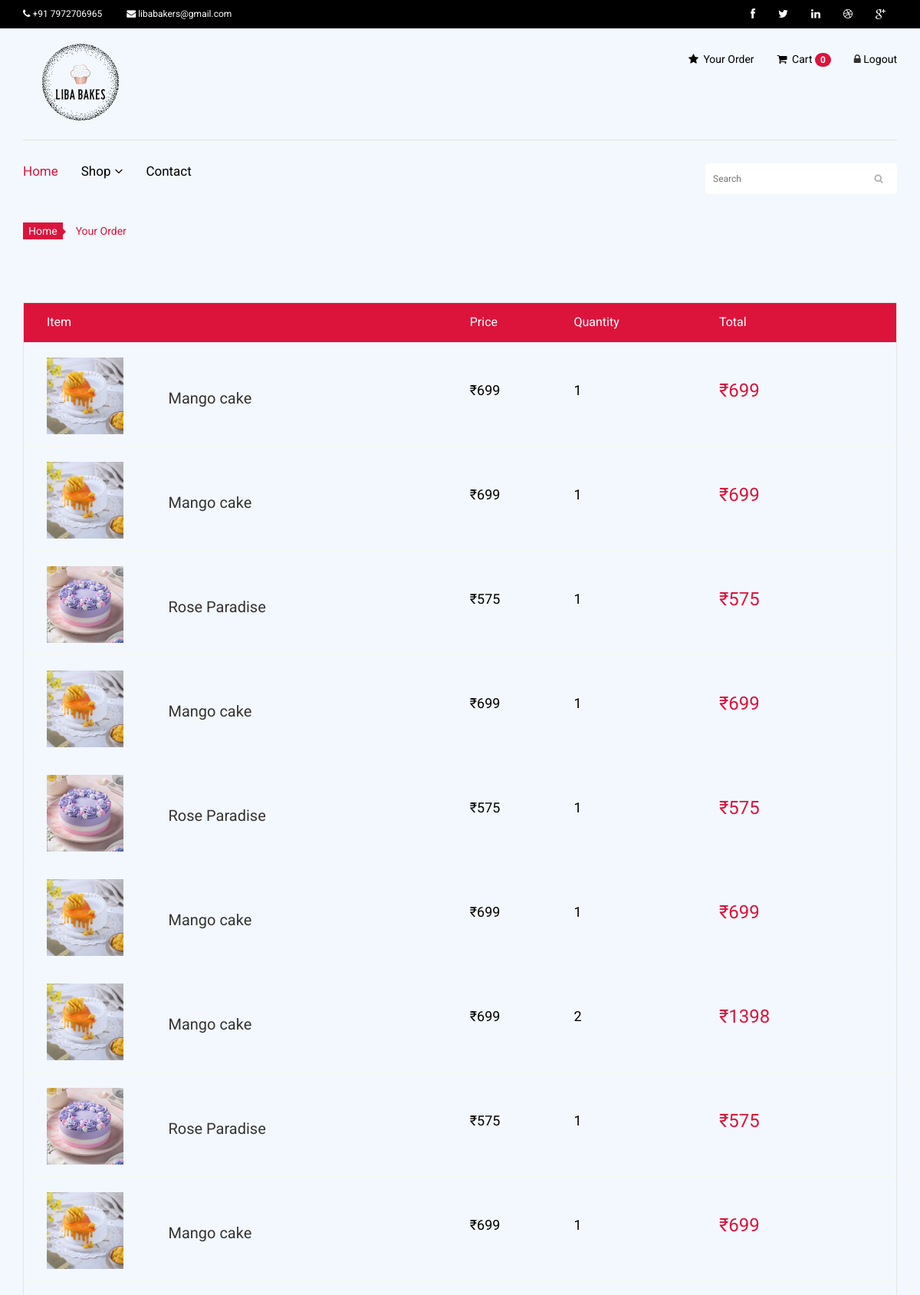
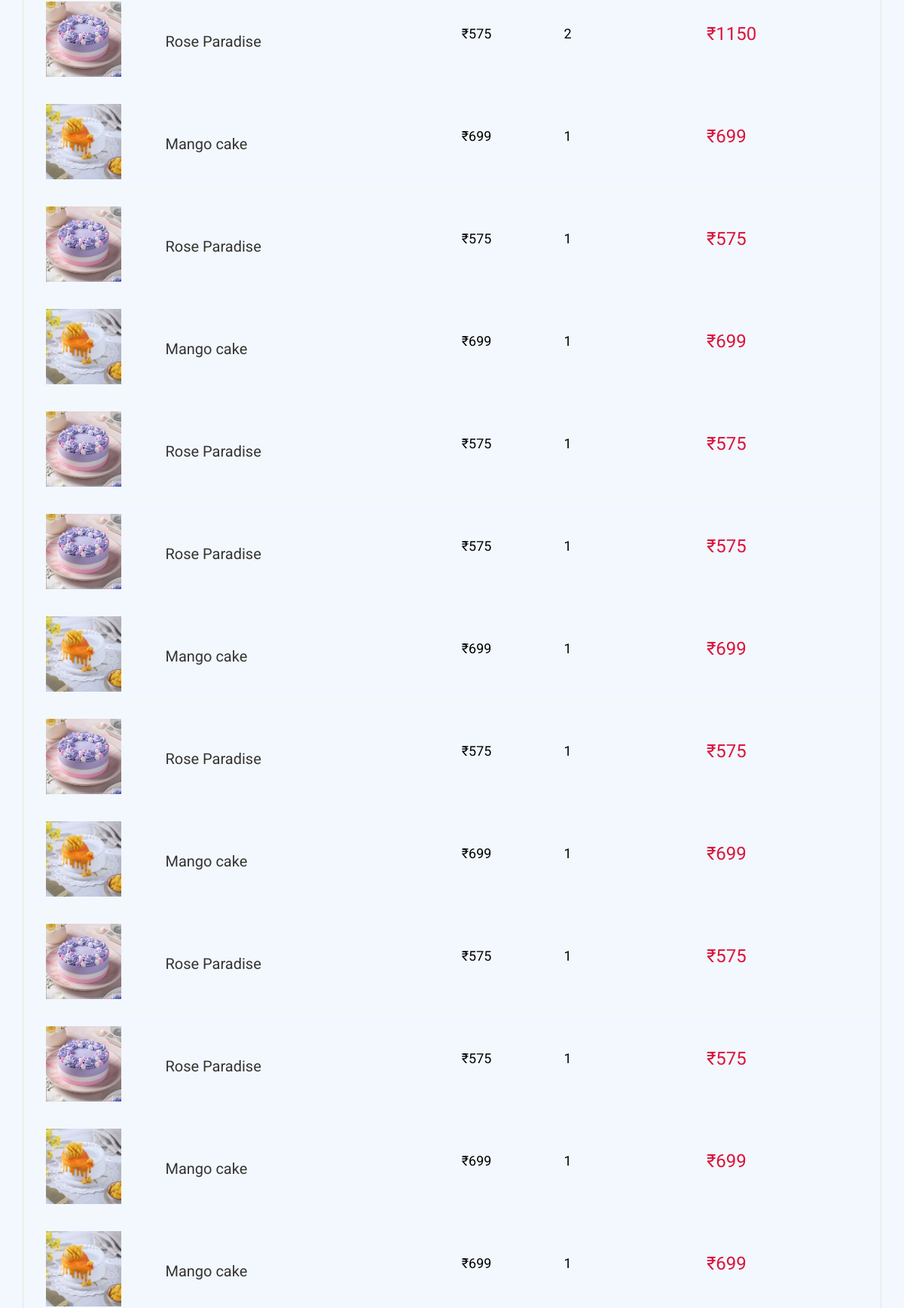
The app's page /order/ (signed in, upper part) with its own data (2 pictures, top to bottom).
### app/models.py (models this page shows)
class OrderItem(models.Model):
    user = models.ForeignKey(User,on_delete=models.CASCADE,null=True)
    order = models.ForeignKey(OrderNew,on_delete=models.CASCADE)
    product = models.CharField(max_length=1000)
    image = models.ImageField(upload_to='bakery/ordernew/image')
    quantity = models.CharField(max_length=50)
    price = models.CharField(max_length=50)
    total = models.CharField(max_length=10000)

### Bakery_System/views.py (the view)
# urls.py: path('order/',views.Your_Order,name="order"),
def Your_Order(req):
    uid= req.session.get('_auth_user_id')
    user = User.objects.get(id=uid)
    order = OrderItem.objects.filter(user = user)
    context = {
        'order':order
    }
    return render(req,'order.html',context)

### cart/context_processor.py (called while the page is built)
def cart_total_amount(request):
	if request.user.is_authenticated:
		cart = Cart(request)
		total_bill = 0.0
		for key,value in request.session['cart'].items():
			total_bill = total_bill + (float(value['price']) * value['quantity'])
		return {'cart_total_amount' : total_bill}
	else:
		return {'cart_total_amount' : 0}

### templates/order.html (shortened to what this page needs)
{% extends 'master.html' %}
{% block body %}
<section id="cart_items">
    <div class="container">
        <div class="breadcrumbs">
            <ol class="breadcrumb">
              <li><a href="#">Home</a></li>
              <li class="active">Your Order</li>
            </ol>
        </div>
        <div class="table-responsive cart_info">
            <table class="table table-condensed">
                <thead>
                    <tr class="cart_menu">
                        <td class="image">Item</td>
                        <td class="description"></td>
                        <td class="price">Price</td>
                        <td class="quantity">Quantity</td>
                        <td class="total">Total</td>
                        <td></td>
                    </tr>
                </thead>
                <tbody>
                    {% for i in order %}
                    <tr>
                        <td class="cart_product">
                            <a href=""><img src="../../{{i.image}}" alt="" style="height: 100px;
                                width: 100px;object-fit: cover;"></a>
                        </td>
                        <td class="cart_description">
                            <h4><a href="">{{i.product}}</a></h4>
                        </td>
                        <td class="cart_price">
                            <p>₹{{i.price}}</p>
                        </td>
                        <td class="cart_price">
                            <div class="cart_quantity_button">
                               <p>{{i.quantity}}</p>
                            </div>
                        </td>
                        <td class="cart_total">
                            <p class="cart_total_price">₹{{i.total}}</p>
                        </td>
                    </tr>
                    {% endfor %}
                </tbody>
            </table>
        </div>
    </div>
</section>
{% endblock %}

### static/css/main.css (style rules this page uses)
body { font-family: 'Roboto', sans-serif; background:#f2f8fd; position: relative; font-weight:400; }
a { -webkit-transition: 300ms; -moz-transition: 300ms; -o-transition: 300ms; transition: 300ms; }
h1, h2, h3, h4, h5, h6 { font-family: 'Roboto', sans-serif; }
.breadcrumbs { position: relative; }
.breadcrumbs .breadcrumb { background:transparent; margin-bottom: 75px; padding-left: 0; }
.breadcrumbs .breadcrumb li a { background:crimson; color: #f2f8fd; padding: 3px 7px; }
.breadcrumbs .breadcrumb li a:after { content:""; height:auto; width: auto; border-width: 8px; border-style: solid; border-color:transparent transparent transparent crimson; position: absolute; top: 11px; left:48px; }
.breadcrumbs .breadcrumb > li + li:before { content: " "; }
#cart_items .cart_info { border: 1px solid #E6E4DF; margin-bottom: 50px }
#cart_items .cart_info .cart_menu { background: crimson; color: #fff; font-size: 16px; font-family: 'Roboto', sans-serif; font-weight: normal; }
#cart_items .cart_info .table.table-condensed thead tr { height: 51px; }
#cart_items .cart_info .table.table-condensed tr { border-bottom: 1px solid#F7F7F0 }
#cart_items .cart_info .table.table-condensed tr:last-child { border-bottom: 0 }
.cart_info table tr td { border-top: 0 none; vertical-align: inherit; }
#cart_items .cart_info .image { padding-left: 30px; }
#cart_items .cart_info .cart_description h4 { margin-bottom: 0 }
#cart_items .cart_info .cart_description h4 a { color: #363432; font-family: 'Roboto',sans-serif; font-size: 20px; font-weight: normal; }
#cart_items .cart_info .cart_price p { color:black; font-size: 18px }
#cart_items .cart_info .cart_total_price { color: crimson; font-size: 24px; }
.cart_product { display: block; margin: 15px -70px 10px 25px; }
.active { color: crimson; }
a { color: black; }

### records on screen
OrderItem: image (picture), product "Mango cake", price "699", quantity "1", total "699"
OrderItem: image (picture), product "Mango cake", price "699", quantity "1", total "699"
OrderItem: image (picture), product "Rose Paradise", price "575", quantity "1", total "575"
OrderItem: image (picture), product "Mango cake", price "699", quantity "1", total "699"
OrderItem: image (picture), product "Rose Paradise", price "575", quantity "1", total "575"
OrderItem: image (picture), product "Mango cake", price "699", quantity "1", total "699"
OrderItem: image (picture), product "Mango cake", price "699", quantity "2", total "1398"
OrderItem: image (picture), product "Rose Paradise", price "575", quantity "1", total "575"
OrderItem: image (picture), product "Mango cake", price "699", quantity "1", total "699"
OrderItem: image (picture), product "Rose Paradise", price "575", quantity "2", total "1150"
OrderItem: image (picture), product "Mango cake", price "699", quantity "1", total "699"
OrderItem: image (picture), product "Rose Paradise", price "575", quantity "1", total "575"
OrderItem: image (picture), product "Mango cake", price "699", quantity "1", total "699"
OrderItem: image (picture), product "Rose Paradise", price "575", quantity "1", total "575"
OrderItem: image (picture), product "Rose Paradise", price "575", quantity "1", total "575"
OrderItem: image (picture), product "Mango cake", price "699", quantity "1", total "699"
OrderItem: image (picture), product "Rose Paradise", price "575", quantity "1", total "575"
OrderItem: image (picture), product "Mango cake", price "699", quantity "1", total "699"
OrderItem: image (picture), product "Rose Paradise", price "575", quantity "1", total "575"
OrderItem: image (picture), product "Rose Paradise", price "575", quantity "1", total "575"
OrderItem: image (picture), product "Mango cake", price "699", quantity "1", total "699"
OrderItem: image (picture), product "Mango cake", price "699", quantity "1", total "699"

### other values on screen
{{ request.session.cart|length }} "0"
